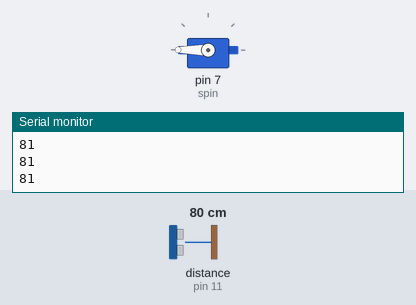
This sketch was run on a simulated Arduino Uno, built with avr-gcc and run on an emulated ATmega328P. Parts: servo, the last lines printed to the serial monitor. The inputs (shaded band) are chosen by the test bench; at power-on: distance to the obstacle (sensor on pin 11) 80 cm. The echo pulse lasts 58.3 µs per cm.

Above: at 1.2 s.
1.3 s: distance to the obstacle (sensor on pin 11) set to 11 cm
2.8 s: distance to the obstacle (sensor on pin 11) set to 8 cm
At 4.0 s:
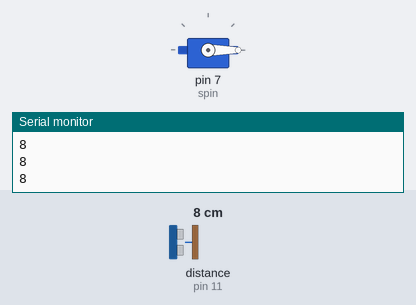
4.3 s: distance to the obstacle (sensor on pin 11) set to 18 cm
At 4.8 s:
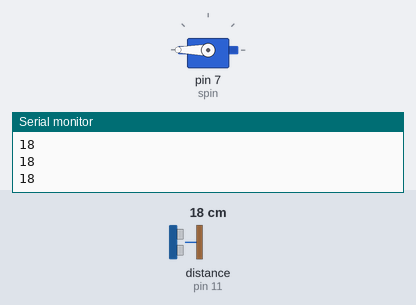
5.8 s: distance to the obstacle (sensor on pin 11) set to 2 cm
At 7.1 s:
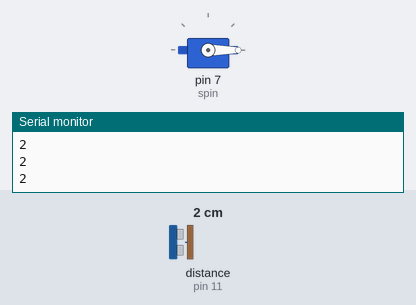
Timing chart, 0 to 8.3 s (numbered marks = the images above; inputs shaded):
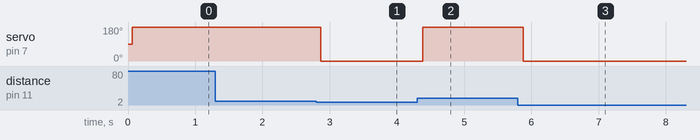

Measured:
- the behaviour switches between 10 and 9 cm on distance to the obstacle (sensor on pin 11) (found by bisection; images 0 and 1)
- after the input at 2.8 s, servo on pin 7 (spin): 180° → 0° after 0.07 s
- after the input at 4.3 s, servo on pin 7 (spin): 0° → 180° after 0.09 s
- after the input at 5.8 s, servo on pin 7 (spin): 180° → 0° after 0.08 s

The sketch:

NewPing.ino
```cpp
#include <NewPing.h>
#include <Servo.h>


#define TRIGGER_PIN 12
#define ECHO_PIN 11
#define MAX_DISTANCE 200
 int joemama;
 int dinnerhasbeenserved;
 Servo spin;
NewPing myHC_SR04(TRIGGER_PIN, ECHO_PIN, MAX_DISTANCE);

void setup() {
 Serial.begin(9600);
 spin.attach(7);
 spin.write(90);
 dinnerhasbeenserved = 90;
}

void loop() {
     Serial.println(myHC_SR04.ping_cm());
     joemama = myHC_SR04.ping_cm();
     delay(50);
     if((joemama > 0)&&(joemama < 10)){
dinnerhasbeenserved ++;
spin.write(0);
     }
     if(joemama > 10){
dinnerhasbeenserved --;
spin.write(180);
     }
}
```
